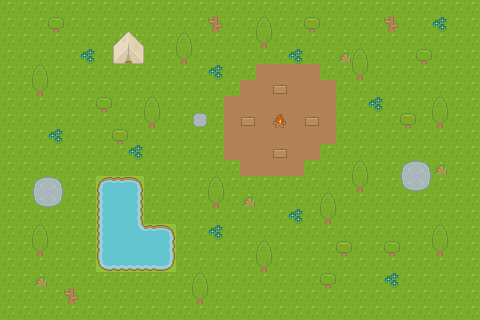

Below is a game level as drawn by its tile map, then a one-line description and the .tmx file that defines it, in full:
An orthogonal 30x20 tile map with 16x16 px tiles, 2 tile layers (ground, terrain), 2 tilesets and 5 objects (Player).

<map version="1.10" tiledversion="1.10.2" orientation="orthogonal" renderorder="right-down" width="30" height="20" tilewidth="16" tileheight="16" infinite="0" nextlayerid="5" nextobjectid="14">
 <tileset firstgid="1" source="../tile-maps/ground.tsx" />
 <tileset firstgid="1768" source="../tile-maps/treasure.tsx" />
 <layer id="1" name="ground" width="30" height="20">
  <data encoding="csv">
916,916,916,916,916,916,916,916,916,916,916,916,916,916,916,916,916,916,916,916,916,916,916,916,916,916,916,916,916,916,
916,916,916,916,916,916,916,916,916,916,916,916,916,916,916,916,916,916,916,916,916,916,916,916,916,916,916,745,916,916,
916,916,916,916,916,916,916,916,916,916,916,916,916,916,916,916,916,916,916,916,916,916,916,916,916,916,916,916,916,916,
916,916,916,916,916,745,916,916,916,916,916,916,916,916,916,916,916,916,745,916,916,916,916,916,916,916,916,916,916,916,
916,916,916,916,916,916,916,916,916,916,916,916,916,745,916,916,579,579,579,579,916,916,916,916,916,916,916,916,916,916,
916,916,916,916,916,916,916,916,916,916,916,916,916,916,916,579,579,579,579,579,579,916,916,916,916,916,916,916,916,916,
916,916,916,916,916,916,916,916,916,916,916,916,916,916,579,579,579,579,579,579,579,916,916,745,916,916,916,916,916,916,
916,916,916,916,916,916,916,916,916,916,916,916,916,916,579,579,579,579,579,579,579,916,916,916,916,916,916,916,916,916,
916,916,916,745,916,916,916,916,916,916,916,916,916,916,579,579,579,579,579,579,579,916,916,916,916,916,916,916,916,916,
916,916,916,916,916,916,916,916,745,916,916,916,916,916,579,579,579,579,579,579,916,916,916,916,916,916,916,916,916,916,
916,916,916,916,916,916,916,916,916,916,916,916,916,916,916,579,579,579,579,916,916,916,916,916,916,916,916,916,916,916,
916,916,916,916,916,916,3,4,5,916,916,916,916,916,916,916,916,916,916,916,916,916,916,916,916,916,916,916,916,916,
916,916,916,916,916,916,60,61,62,916,916,916,916,916,916,916,916,916,916,916,916,916,916,916,916,916,916,916,916,916,
916,916,916,916,916,916,60,61,62,916,916,916,916,916,916,916,916,916,745,916,916,916,916,916,916,916,916,916,916,916,
916,916,916,916,916,916,60,61,115,4,5,916,916,745,916,916,916,916,916,916,916,916,916,916,916,916,916,916,916,916,
916,916,916,916,916,916,60,61,61,61,62,916,916,916,916,916,916,916,916,916,916,916,916,916,916,916,916,916,916,916,
916,916,916,916,916,916,117,118,118,118,119,916,916,916,916,916,916,916,916,916,916,916,916,916,916,916,916,916,916,916,
916,916,916,916,916,916,916,916,916,916,916,916,916,916,916,916,916,916,916,916,916,916,916,916,745,916,916,916,916,916,
916,916,916,916,916,916,916,916,916,916,916,916,916,916,916,916,916,916,916,916,916,916,916,916,916,916,916,916,916,916,
916,916,916,916,916,916,916,916,916,916,916,916,916,916,916,916,916,916,916,916,916,916,916,916,916,916,916,916,916,916
</data>
 </layer>
 <layer id="2" name="terrain" width="30" height="20">
  <data encoding="csv">
0,0,0,0,0,0,0,0,0,0,0,0,0,0,0,0,0,0,0,0,0,0,0,0,0,0,0,0,0,0,
0,0,0,527,0,0,0,0,0,0,0,0,0,598,0,0,584,0,0,537,0,0,0,0,598,0,0,0,0,0,
0,0,0,0,0,0,0,619,620,0,0,584,0,0,0,0,641,0,0,0,0,0,0,0,0,0,0,0,0,0,
0,0,0,0,0,0,0,676,677,0,0,641,0,0,0,0,0,0,0,0,0,1196,584,0,0,0,527,0,0,0,
0,0,584,0,0,0,0,0,0,0,0,0,0,0,0,0,0,0,0,0,0,0,641,0,0,0,0,0,0,0,
0,0,641,0,0,0,0,0,0,0,0,0,0,0,0,0,0,17,0,0,0,0,0,0,0,0,0,0,0,0,
0,0,0,0,0,0,527,0,0,584,0,0,0,0,0,0,0,0,0,0,0,0,0,0,0,0,0,584,0,0,
0,0,0,0,0,0,0,0,0,641,0,0,1035,0,0,17,0,472,0,17,0,0,0,0,0,537,0,641,0,0,
0,0,0,0,0,0,0,537,0,0,0,0,0,0,0,0,0,0,0,0,0,0,0,0,0,0,0,0,0,0,
0,0,0,0,0,0,0,0,0,0,0,0,0,0,0,0,0,17,0,0,0,0,0,0,0,0,0,0,0,0,
0,0,0,0,0,0,0,0,0,0,0,0,0,0,0,0,0,0,0,0,0,0,584,0,0,863,865,1196,0,0,
0,0,863,865,0,0,0,0,0,0,0,0,0,584,0,0,0,0,0,0,0,0,641,0,0,977,979,0,0,0,
0,0,977,979,0,0,0,0,0,0,0,0,0,641,0,1196,0,0,0,0,584,0,0,0,0,0,0,0,0,0,
0,0,0,0,0,0,0,0,0,0,0,0,0,0,0,0,0,0,0,0,641,0,0,0,0,0,0,0,0,0,
0,0,584,0,0,0,0,0,0,0,0,0,0,0,0,0,0,0,0,0,0,0,0,0,0,0,0,584,0,0,
0,0,641,0,0,0,0,0,0,0,0,0,0,0,0,0,584,0,0,0,0,537,0,0,527,0,0,641,0,0,
0,0,0,0,0,0,0,0,0,0,0,0,0,0,0,0,641,0,0,0,0,0,0,0,0,0,0,0,0,0,
0,0,1196,0,0,0,0,0,0,0,0,0,584,0,0,0,0,0,0,0,527,0,0,0,0,0,0,0,0,0,
0,0,0,0,598,0,0,0,0,0,0,0,641,0,0,0,0,0,0,0,0,0,0,0,0,0,0,0,0,0,
0,0,0,0,0,0,0,0,0,0,0,0,0,0,0,0,0,0,0,0,0,0,0,0,0,0,0,0,0,0
</data>
 </layer>
 <objectgroup id="4" name="objects">
  <object id="4" gid="1775" x="121.032" y="53.1613" width="16" height="16" />
  <object id="8" gid="1774" x="111.807" y="257.692" width="16" height="16" />
  <object id="9" gid="1770" x="127.483" y="255.453" width="16" height="16" />
  <object id="10" gid="1772" x="112.927" y="240.897" width="16" height="16" />
  <object id="12" type="Player" x="39" y="57">
   <point />
  </object>
 </objectgroup>
</map>
